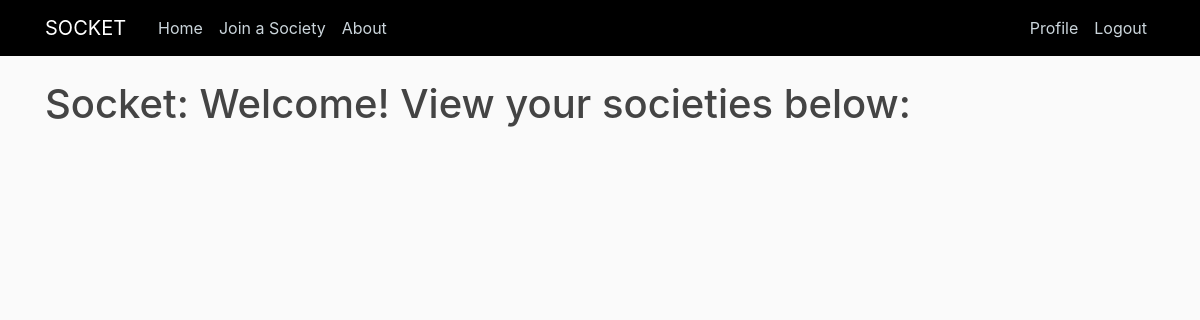
The page /soclist (signed in) on the database as committed earlier.
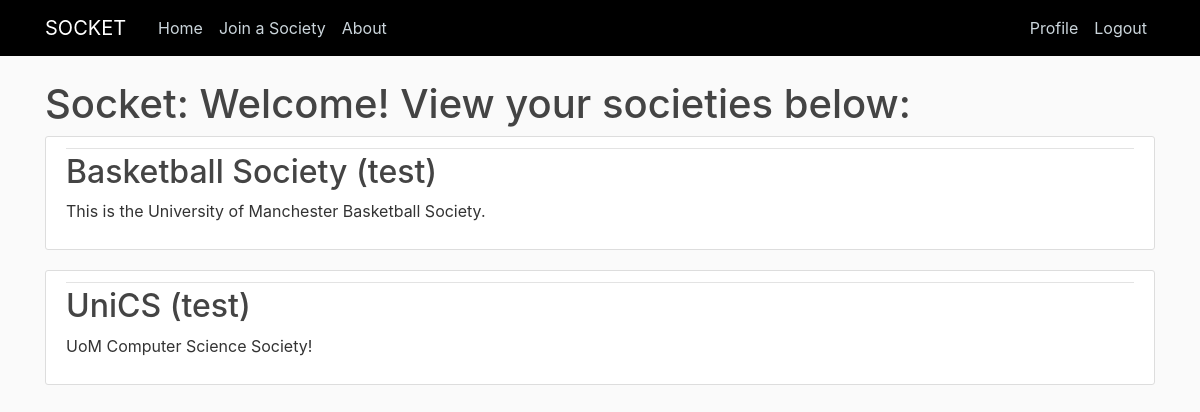
The same page on the database as committed later.
### societies/models.py (models this page shows, shortened)
class Society(models.Model):
    name = models.CharField(max_length = 200, unique=True)
    description = models.TextField()
    members = models.ManyToManyField(
        User,
        verbose_name=("Members"),
        related_name='societies',
        through='SocietyMembership'
    )
    def __str__(self):
        return f"{self.name}"

### blog/views.py (the view)
# urls.py: path('soclist', views.soclist, name='blog-soclist'),
@login_required
def soclist(request):
    current_user = request.user
    context = {
        'societies':current_user.societies.all()
    }
    return render(request, 'blog/soclist.html', context)

### blog/templates/blog/soclist.html
{% extends "blog/base.html" %}
{% block content %}
    <h1> Socket: Welcome! View your societies below: </h1>
    {% for society in societies %}
        <article class="media content-section">
            <div class="media-body">
                <div class="article-metadata">
                </div>
                <h2><a class="article-title" href="{% url 'blog-sochome' oid=society.id %}?society={{society}}">{{ society.name }}</a></h2>
                <p class="article-content">{{ society.description }}</p>
            </div>
        </article>
    {% endfor %}
{% endblock content %}

Rows that differ between the two databases and show on the page:
now on this page (row edited): Society: name "Basketball Society (test)", description "This is the University of Manchester Basketball Society."
now on this page (row edited): Society: name "UniCS (test)", description "UoM Computer Science Society!"
